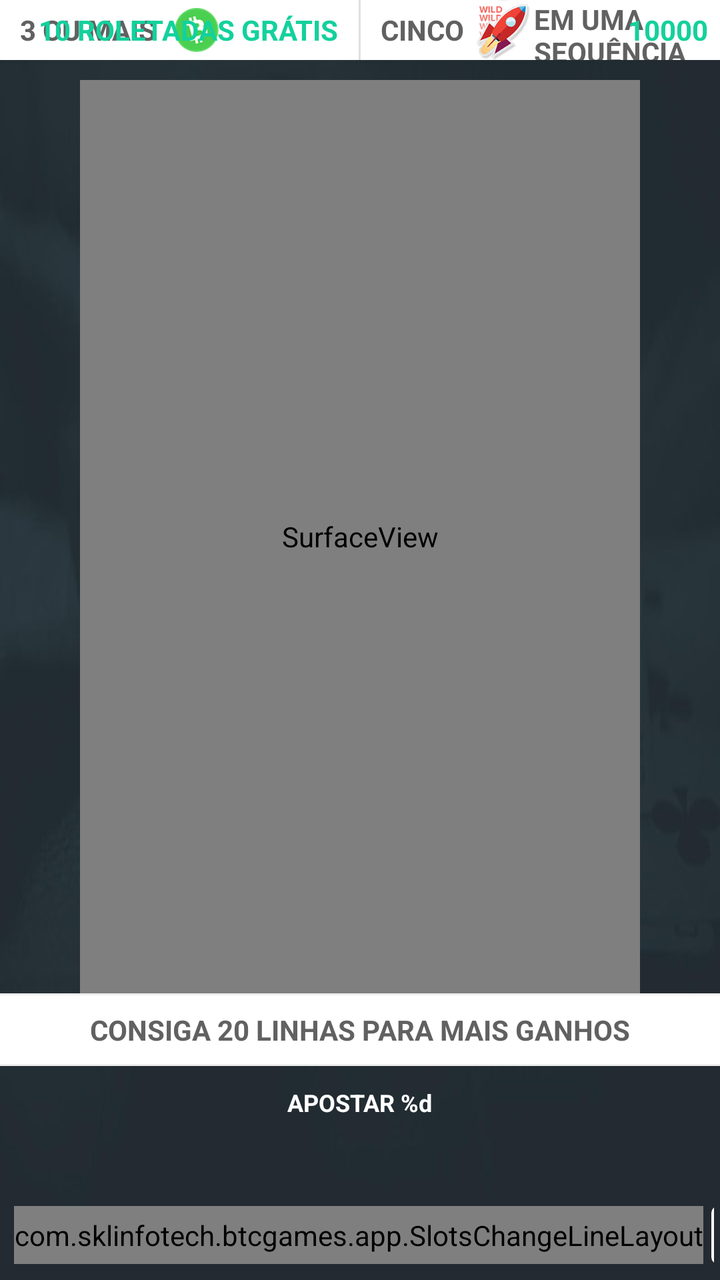
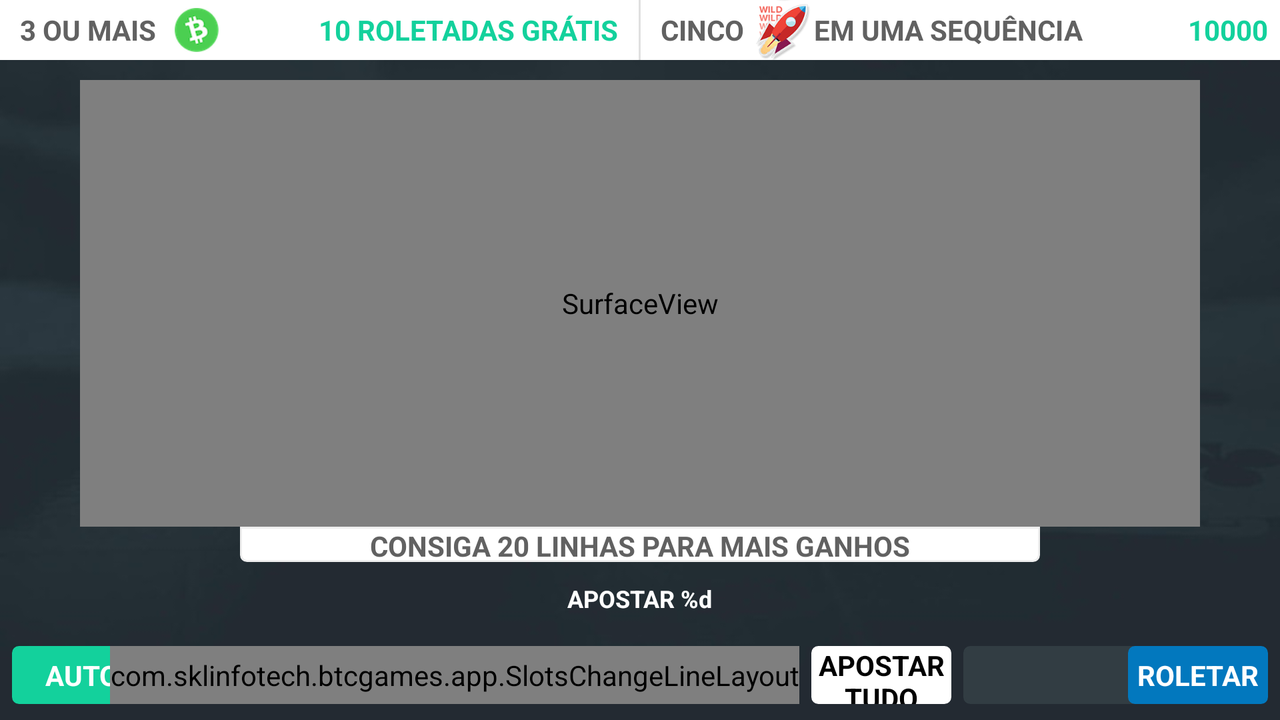

The same Android screen from two of the app's own layout files: first res/layout/ as a phone draws it, then the author's variant for another configuration, drawn on a device whose configuration selects that folder. Both files follow.
<!-- AndroidManifest.xml: activity theme AppTheme -->
<!-- res/layout/activity_slots.xml -->
<LinearLayout xmlns:android="http://schemas.android.com/apk/res/android"
              xmlns:tools="http://schemas.android.com/tools"
              android:id="@+id/container"
              android:layout_width="match_parent"
              android:layout_gravity="center"
              android:layout_height="match_parent"
              android:background="@drawable/bg2"
              tools:context=".app.SlotsActivity"
              android:orientation="vertical">

    <include layout="@layout/slots_header"/>

    <SurfaceView
        android:id="@+id/surface_holder"
        android:layout_marginStart="40dp"
        android:layout_marginEnd="40dp"
        android:layout_gravity="center"
        android:layout_width="match_parent"
        android:layout_weight="500"
        android:layout_height="0dp"
        android:layout_marginTop="10dp"/>

    <FrameLayout
        android:layout_width="400dp"
        android:layout_weight="40"
        android:layout_height="0dp"
        android:layout_marginBottom="5dp"
        android:background="@drawable/round_corner_bottom"
        android:layout_gravity="center"
        android:id="@+id/win_info_box"
        android:orientation="horizontal">

        <TextView
            android:layout_width="fill_parent"
            android:layout_height="fill_parent"
            android:gravity="center|start"
            android:text=""
            android:textColor="@color/vp_payout_text"
            android:layout_marginStart="5dp"
            android:textStyle="bold"
            android:id="@+id/line_win_pays"/>

        <TextView
            android:layout_width="fill_parent"
            android:layout_height="fill_parent"
            android:gravity="center"
            android:textColor="@color/vp_payout_text"
            android:text="@string/slots_info_bar_play_20_lines"
            android:textStyle="bold"
            android:id="@+id/play_twenty_lines"/>

        <TextView
            android:layout_width="fill_parent"
            android:layout_height="fill_parent"
            android:textColor="@color/vp_payout_text"
            android:text=""
            android:id="@+id/win_summary"
            android:layout_marginEnd="5dp"
            android:gravity="center|end"
            android:textStyle="bold"/>

    </FrameLayout>

    <include
        android:id="@+id/win_bet_credits"
        layout="@layout/win_bet_credits"/>

    <LinearLayout style="@style/button_bar">

        <Button
            style="@style/button_small"
            android:id="@+id/auto_button"
            android:onClick="onAuto"
            android:background="@drawable/button_blue_green"
            android:text="@string/auto" />

        <Button
            style="@style/button"
            android:id="@+id/deposit_ingame_button"
            android:background="@drawable/button_red"
            android:text="@string/deposit"
            android:textAllCaps="true"
            android:onClick="onDeposit"
            android:visibility="gone" />

        <Button
            style="@style/button_small"
            android:id="@+id/help_button"
            android:onClick="onHelp"
            android:background="@drawable/button_cyan"
            android:text="@string/help" />

        <LinearLayout
            android:layout_width="wrap_content"
            android:layout_height="match_parent"
            android:layout_gravity="center_horizontal">

            <com.sklinfotech.btcgames.app.SlotsChangeLineLayout
                android:id="@+id/lines_button"
                android:layout_width="wrap_content"
                android:layout_height="fill_parent"
                android:layout_marginEnd="3dp"
                android:orientation="horizontal">

                <TextView
                    style="?android:attr/buttonBarButtonStyle"
                    android:id="@+id/lines_minus"
                    android:layout_height="fill_parent"
                    android:layout_width="20dp"
                    android:layout_gravity="center_horizontal"
                    android:scaleType="fitCenter"
                    android:background="@drawable/s_minus_button"
                    android:textColor="#000000"
                    android:fontFamily="sans-serif"
                    android:textStyle="bold"
                    android:gravity="center|center_horizontal"
                    android:text="-"
                    tools:ignore="HardcodedText"/>

                <TextView
                    style="?android:attr/buttonBarButtonStyle"
                    android:id="@+id/lines_button_text"
                    android:layout_height="fill_parent"
                    android:layout_gravity="center_horizontal"
                    android:layout_width="65dp"
                    android:scaleType="fitCenter"
                    android:background="#FFFFFF"
                    android:textColor="#000000"
                    android:fontFamily="sans-serif"
                    android:gravity="center|center_horizontal"
                    android:textStyle="bold"
                    android:text="@string/slots_number_of_lines"/>

                <TextView
                    style="?android:attr/buttonBarButtonStyle"
                    android:id="@+id/lines_plus"
                    android:layout_gravity="center_horizontal"
                    android:layout_height="fill_parent"
                    android:gravity="center|center_horizontal"
                    android:layout_width="20dp"
                    android:scaleType="fitCenter"
                    android:background="@drawable/s_plus_button"
                    android:textColor="#000000"
                    android:fontFamily="sans-serif"
                    android:textStyle="bold"
                    android:text="+"
                    tools:ignore="HardcodedText"/>

            </com.sklinfotech.btcgames.app.SlotsChangeLineLayout>

            <Button
                style="@style/button_small"
                android:id="@+id/betmax_button"
                android:onClick="onBetMax"
                android:background="@drawable/button_white"
                android:textColor="#000000"
                android:text="@string/bet_max"/>

            <Button
                style="@style/button_small"
                android:id="@+id/satoshi_button"
                android:onClick="onCreditSatoshi"
                android:background="@drawable/button_dark"
                android:textSize="12sp"/>

        </LinearLayout>

        <Button
            style="@style/button_small"
            android:id="@+id/pull_button"
            android:onClick="onPull"
            android:background="@drawable/button_blue"
            android:text="@string/slots_spin"/>

    </LinearLayout>
</LinearLayout>
<!-- res/layout/slots_header.xml (included above) -->
<?xml version="1.0" encoding="utf-8"?>
<RelativeLayout
    xmlns:android="http://schemas.android.com/apk/res/android"
    xmlns:tools="http://schemas.android.com/tools"
    android:id="@+id/contents"
    android:layout_width="match_parent"
    android:layout_height="30dp"
    android:background="#ffffff"
    android:orientation="horizontal"
    tools:showIn="@layout/activity_slots">

    <View
        android:id="@+id/border"
        android:background="@color/vp_payout_border"
        android:layout_width="1dp"
        android:layout_height="match_parent"
        android:layout_centerInParent="true"/>

    <TextView
        android:id="@+id/crap_text"
        android:layout_height="match_parent"
        android:layout_width="wrap_content"
        android:textColor="@color/vp_payout_text"
        android:layout_marginStart="10dp"
        android:layout_marginEnd="5dp"
        android:gravity="center_vertical"
        android:layout_alignParentStart="true"
        android:text="@string/slots_bonus_3_or_more"
        android:textStyle="bold"/>

    <ImageView
        android:padding="4dp"
        android:id="@+id/scatter_img"
        android:layout_height="match_parent"
        android:layout_width="wrap_content"
        android:scaleType="fitStart"
        android:layout_toEndOf="@id/crap_text"
        android:src="@drawable/bch_logo"
        android:adjustViewBounds="true"/>

    <TextView
        android:id="@+id/crap_text2"
        android:layout_width="wrap_content"
        android:layout_height="match_parent"
        android:textColor="@color/blue_green"
        android:text="@string/slots_bonus_free_spins"
        android:layout_marginEnd="10dp"
        android:gravity="center_vertical"
        android:layout_toStartOf="@id/border"
        android:textStyle="bold"/>


    <TextView
        android:id="@+id/crap_text3"
        android:layout_width="wrap_content"
        android:layout_height="match_parent"
        android:textColor="@color/vp_payout_text"
        android:layout_marginStart="10dp"
        android:layout_marginEnd="5dp"
        android:layout_gravity="start"
        android:gravity="center_vertical"
        android:text="@string/slots_bonus_five_in_a_row_1"
        android:textStyle="bold"
        android:layout_toEndOf="@id/border"/>

    <ImageView
        android:id="@+id/wild_img"
        android:layout_height="match_parent"
        android:scaleType="centerInside"
        android:src="@drawable/s_symbols0_1"
        android:layout_toEndOf="@id/crap_text3"
        android:layout_width="wrap_content"
        android:adjustViewBounds="true"/>

    <TextView
        android:layout_width="wrap_content"
        android:layout_height="match_parent"
        android:textColor="@color/vp_payout_text"
        android:text="@string/slots_bonus_five_in_a_row_2"
        android:id="@+id/crap_text4"
        android:gravity="center_vertical"
        android:layout_toEndOf="@id/wild_img"
        android:textStyle="bold"/>

    <TextView
        android:layout_height="match_parent"
        android:layout_width="wrap_content"
        android:textColor="@color/blue_green"
        android:text="10000"
        android:id="@+id/jackpot"
        android:gravity="end|center"
        android:layout_marginEnd="6dp"
        android:textStyle="bold"
        android:layout_alignParentEnd="true"
        tools:ignore="HardcodedText"/>

</RelativeLayout>
<!-- res/layout/win_bet_credits.xml (included above) -->
<FrameLayout
    xmlns:android="http://schemas.android.com/apk/res/android"
    android:layout_width="fill_parent"
    android:layout_weight="60"
    android:layout_height="0dp"
    android:layout_marginTop="5dp"
    android:layout_marginBottom="2dp"
    android:orientation="horizontal">

    <LinearLayout
        android:id="@+id/win_holder"
        android:layout_height="fill_parent"
        android:layout_width="wrap_content"
        android:layout_gravity="start"
        android:layout_marginStart="10dp"
        android:orientation="horizontal"/>

    <TextView
        android:id="@+id/bet_text"
        android:layout_height="fill_parent"
        android:layout_width="wrap_content"
        android:layout_gravity="center"
        android:textColor="#ffffff"
        android:textSize="12sp"
        android:textStyle="bold"
        android:text="@string/bet_amount"/>

    <LinearLayout
        android:id="@+id/credits_holder"
        android:layout_height="fill_parent"
        android:layout_width="wrap_content"
        android:layout_gravity="end"
        android:layout_marginEnd="10dp"
        android:orientation="horizontal"/>
</FrameLayout>
<!-- resources referenced by this layout -->
<resources>
  <color name="blue_green">#13d19c</color>
  <color name="vp_payout_border">#e0e0e0</color>
  <color name="vp_payout_text">#616161</color>
  <!-- drawable button_red (drawable) -->
  <?xml version="1.0" encoding="utf-8"?>
  <selector xmlns:android="http://schemas.android.com/apk/res/android">
      <item>
          <shape android:shape="rectangle">
              <corners android:radius="3dp" />
              <solid android:color="#d32f2f" />
          </shape>
      </item>
  </selector>
  <!-- drawable round_corner_bottom (drawable) -->
  <?xml version="1.0" encoding="utf-8"?>
  <shape xmlns:android="http://schemas.android.com/apk/res/android">
  
      <solid android:color="#ffffffff" />
  
      <stroke
          android:width="1dp"
          android:color="#eeeeee" />
  
      <corners
          android:bottomRightRadius="3dp"
          android:bottomLeftRadius="3dp" />
  </shape>
  <!-- drawable s_minus_button (drawable) -->
  <?xml version="1.0" encoding="utf-8"?>
  <layer-list xmlns:android="http://schemas.android.com/apk/res/android">
      <item
          android:bottom="-1dp"
          android:top="-1dp"
          android:left="-1dp">
  
          <shape android:shape="rectangle">
              <corners
                  android:bottomLeftRadius="3dp"
                  android:topLeftRadius="3dp" />
              <stroke
                  android:width="1dp"
                  android:color="#000000" />
              <solid android:color="#ffffff" />
          </shape>
      </item>
  </layer-list>
  <!-- drawable s_plus_button (drawable) -->
  <?xml version="1.0" encoding="utf-8"?>
  <layer-list xmlns:android="http://schemas.android.com/apk/res/android">
      <item
          android:bottom="-1dp"
          android:top="-1dp"
          android:right="-1dp">
  
          <shape android:shape="rectangle">
              <corners
                  android:bottomRightRadius="3dp"
                  android:topRightRadius="3dp" />
              <stroke
                  android:width="1dp"
                  android:color="#000000" />
              <solid android:color="#ffffff" />
          </shape>
      </item>
  </layer-list>
  <string name="auto">AUTO</string>
  <string name="bet_amount">APOSTAR %d</string>
  <string name="bet_max">APOSTAR TUDO</string>
  <string name="deposit">Depositar</string>
  <string name="help">AJUDA</string>
  <string name="slots_bonus_3_or_more">3 OU MAIS</string>
  <string name="slots_bonus_five_in_a_row_1">CINCO</string>
  <string name="slots_bonus_five_in_a_row_2">EM UMA SEQUÊNCIA</string>
  <string name="slots_bonus_free_spins">10 ROLETADAS GRÁTIS</string>
  <string name="slots_info_bar_play_20_lines">CONSIGA 20 LINHAS PARA MAIS GANHOS</string>
  <string name="slots_number_of_lines">LINHAS %d</string>
  <string name="slots_spin">ROLETAR</string>
  <style name="button">
          <item name="android:layout_height">match_parent</item>
          <item name="android:layout_width">70dp</item>
          <item name="android:layout_marginStart">3dp</item>
          <item name="android:layout_marginEnd">3dp</item>
          <item name="android:textColor">@color/button_text_color_active</item>
          <item name="android:fontFamily">sans-serif</item>
          <item name="android:textStyle">bold</item>
      </style>
  <style name="button_bar">
          <item name="android:layout_width">match_parent</item>
          <item name="android:layout_height">35dp</item>
          <item name="android:layout_marginBottom">5dp</item>
          <item name="android:splitMotionEvents">false</item>
          <item name="android:padding">3dp</item>
          <item name="android:baselineAligned">false</item>
      </style>
  <style name="button_small" parent="button">
          <item name="android:layout_marginStart">1dp</item>
          <item name="android:layout_marginEnd">1dp</item>
          <item name="android:layout_width">wrap_content</item>
          <item name="android:layout_weight">1</item>
      </style>
  <style name="AppTheme" parent="android:Theme.NoTitleBar" />
  <color name="button_text_color_active">#ffffff</color>
</resources>
<!-- res/layout-w600dp/activity_slots.xml (the author's variant of the layout above) -->
<!-- drawn on the phone turned sideways -->
<LinearLayout xmlns:android="http://schemas.android.com/apk/res/android"
    xmlns:tools="http://schemas.android.com/tools"
    android:id="@+id/container"
    android:layout_width="match_parent"
    android:layout_gravity="center"
    android:layout_height="match_parent"
    android:background="@drawable/bg2"
    tools:context=".app.SlotsActivity"
    android:orientation="vertical">

    <include layout="@layout/slots_header"/>

    <SurfaceView
        android:id="@+id/surface_holder"
        android:layout_marginStart="40dp"
        android:layout_marginEnd="40dp"
        android:layout_gravity="center"
        android:layout_width="match_parent"
        android:layout_weight="500"
        android:layout_height="0dp"
        android:layout_marginTop="10dp" />

    <FrameLayout
        android:layout_width="400dp"
        android:layout_weight="40"
        android:layout_height="0dp"
        android:layout_marginBottom="5dp"
        android:background="@drawable/round_corner_bottom"
        android:layout_gravity="center"
        android:id="@+id/win_info_box"
        android:orientation="horizontal">

        <TextView
            android:layout_width="fill_parent"
            android:layout_height="fill_parent"
            android:gravity="center|start"
            android:text=""
            android:textColor="@color/vp_payout_text"
            android:layout_marginStart="5dp"
            android:textStyle="bold"
            android:id="@+id/line_win_pays" />

        <TextView
            android:layout_width="fill_parent"
            android:layout_height="fill_parent"
            android:gravity="center"
            android:textColor="@color/vp_payout_text"
            android:text="@string/slots_info_bar_play_20_lines"
            android:textStyle="bold"
            android:id="@+id/play_twenty_lines" />

        <TextView
            android:layout_width="fill_parent"
            android:layout_height="fill_parent"
            android:textColor="@color/vp_payout_text"
            android:text=""
            android:id="@+id/win_summary"
            android:layout_marginEnd="5dp"
            android:gravity="center|end"
            android:textStyle="bold" />

    </FrameLayout>

    <include
        android:id="@+id/win_bet_credits"
        layout="@layout/win_bet_credits" />

    <RelativeLayout style="@style/button_bar">
        <Button
            style="@style/button"
            android:id="@+id/auto_button"
            android:onClick="onAuto"
            android:background="@drawable/button_blue_green"
            android:text="@string/auto"
            android:layout_alignParentStart="true" />

        <Button
            style="@style/button"
            android:id="@+id/help_button"
            android:layout_width="60dp"
            android:onClick="onHelp"
            android:background="@drawable/button_cyan"
            android:text="@string/help"
            android:layout_toEndOf="@id/auto_button" />

        <Button
            style="@style/button"
            android:id="@+id/deposit_ingame_button"
            android:layout_toEndOf="@id/help_button"
            android:background="@drawable/button_red"
            android:text="@string/deposit"
            android:textAllCaps="true"
            android:onClick="onDeposit"
            />

        <LinearLayout
            android:layout_width="wrap_content"
            android:layout_centerInParent="true"
            android:layout_height="match_parent"
            android:layout_gravity="center_horizontal">

            <com.sklinfotech.btcgames.app.SlotsChangeLineLayout
                android:id="@+id/lines_button"
                android:layout_width="wrap_content"
                android:layout_height="fill_parent"
                android:layout_marginEnd="3dp"
                android:orientation="horizontal">

                <TextView
                    style="?android:attr/buttonBarButtonStyle"
                    android:id="@+id/lines_minus"
                    android:layout_height="fill_parent"
                    android:layout_width="20dp"
                    android:layout_gravity="center_horizontal"
                    android:scaleType="fitCenter"
                    android:background="@drawable/s_minus_button"
                    android:textColor="#000000"
                    android:fontFamily="sans-serif"
                    android:textStyle="bold"
                    android:gravity="center|center_horizontal"
                    android:text="-"
                    tools:ignore="HardcodedText" />

                <TextView
                    style="?android:attr/buttonBarButtonStyle"
                    android:id="@+id/lines_button_text"
                    android:layout_height="fill_parent"
                    android:layout_gravity="center_horizontal"
                    android:layout_width="65dp"
                    android:scaleType="fitCenter"
                    android:background="#FFFFFF"
                    android:textColor="#000000"
                    android:fontFamily="sans-serif"
                    android:gravity="center|center_horizontal"
                    android:textStyle="bold"
                    android:text="@string/slots_number_of_lines" />

                <TextView
                    style="?android:attr/buttonBarButtonStyle"
                    android:id="@+id/lines_plus"
                    android:layout_gravity="center_horizontal"
                    android:layout_height="fill_parent"
                    android:gravity="center|center_horizontal"
                    android:layout_width="20dp"
                    android:scaleType="fitCenter"
                    android:background="@drawable/s_plus_button"
                    android:textColor="#000000"
                    android:fontFamily="sans-serif"
                    android:textStyle="bold"
                    android:text="+"
                    tools:ignore="HardcodedText" />

            </com.sklinfotech.btcgames.app.SlotsChangeLineLayout>

            <Button
                style="@style/button"
                android:id="@+id/betmax_button"
                android:onClick="onBetMax"
                android:background="@drawable/button_white"
                android:textColor="#000000"
                android:text="@string/bet_max" />

            <Button
                style="@style/button"
                android:id="@+id/satoshi_button"
                android:layout_width="100dp"
                android:onClick="onCreditSatoshi"
                android:background="@drawable/button_dark"
                android:textSize="12sp" />

        </LinearLayout>

        <Button
            style="@style/button"
            android:id="@+id/pull_button"
            android:onClick="onPull"
            android:background="@drawable/button_blue"
            android:layout_alignParentEnd="true"
            android:text="@string/slots_spin" />

    </RelativeLayout>
</LinearLayout>
<!-- res/layout/activity_slots.xml (included above) -->
<LinearLayout xmlns:android="http://schemas.android.com/apk/res/android"
              xmlns:tools="http://schemas.android.com/tools"
              android:id="@+id/container"
              android:layout_width="match_parent"
              android:layout_gravity="center"
              android:layout_height="match_parent"
              android:background="@drawable/bg2"
              tools:context=".app.SlotsActivity"
              android:orientation="vertical">

    <include layout="@layout/slots_header"/>

    <SurfaceView
        android:id="@+id/surface_holder"
        android:layout_marginStart="40dp"
        android:layout_marginEnd="40dp"
        android:layout_gravity="center"
        android:layout_width="match_parent"
        android:layout_weight="500"
        android:layout_height="0dp"
        android:layout_marginTop="10dp"/>

    <FrameLayout
        android:layout_width="400dp"
        android:layout_weight="40"
        android:layout_height="0dp"
        android:layout_marginBottom="5dp"
        android:background="@drawable/round_corner_bottom"
        android:layout_gravity="center"
        android:id="@+id/win_info_box"
        android:orientation="horizontal">

        <TextView
            android:layout_width="fill_parent"
            android:layout_height="fill_parent"
            android:gravity="center|start"
            android:text=""
            android:textColor="@color/vp_payout_text"
            android:layout_marginStart="5dp"
            android:textStyle="bold"
            android:id="@+id/line_win_pays"/>

        <TextView
            android:layout_width="fill_parent"
            android:layout_height="fill_parent"
            android:gravity="center"
            android:textColor="@color/vp_payout_text"
            android:text="@string/slots_info_bar_play_20_lines"
            android:textStyle="bold"
            android:id="@+id/play_twenty_lines"/>

        <TextView
            android:layout_width="fill_parent"
            android:layout_height="fill_parent"
            android:textColor="@color/vp_payout_text"
            android:text=""
            android:id="@+id/win_summary"
            android:layout_marginEnd="5dp"
            android:gravity="center|end"
            android:textStyle="bold"/>

    </FrameLayout>

    <include
        android:id="@+id/win_bet_credits"
        layout="@layout/win_bet_credits"/>

    <LinearLayout style="@style/button_bar">

        <Button
            style="@style/button_small"
            android:id="@+id/auto_button"
            android:onClick="onAuto"
            android:background="@drawable/button_blue_green"
            android:text="@string/auto" />

        <Button
            style="@style/button"
            android:id="@+id/deposit_ingame_button"
            android:background="@drawable/button_red"
            android:text="@string/deposit"
            android:textAllCaps="true"
            android:onClick="onDeposit"
            android:visibility="gone" />

        <Button
            style="@style/button_small"
            android:id="@+id/help_button"
            android:onClick="onHelp"
            android:background="@drawable/button_cyan"
            android:text="@string/help" />

        <LinearLayout
            android:layout_width="wrap_content"
            android:layout_height="match_parent"
            android:layout_gravity="center_horizontal">

            <com.sklinfotech.btcgames.app.SlotsChangeLineLayout
                android:id="@+id/lines_button"
                android:layout_width="wrap_content"
                android:layout_height="fill_parent"
                android:layout_marginEnd="3dp"
                android:orientation="horizontal">

                <TextView
                    style="?android:attr/buttonBarButtonStyle"
                    android:id="@+id/lines_minus"
                    android:layout_height="fill_parent"
                    android:layout_width="20dp"
                    android:layout_gravity="center_horizontal"
                    android:scaleType="fitCenter"
                    android:background="@drawable/s_minus_button"
                    android:textColor="#000000"
                    android:fontFamily="sans-serif"
                    android:textStyle="bold"
                    android:gravity="center|center_horizontal"
                    android:text="-"
                    tools:ignore="HardcodedText"/>

                <TextView
                    style="?android:attr/buttonBarButtonStyle"
                    android:id="@+id/lines_button_text"
                    android:layout_height="fill_parent"
                    android:layout_gravity="center_horizontal"
                    android:layout_width="65dp"
                    android:scaleType="fitCenter"
                    android:background="#FFFFFF"
                    android:textColor="#000000"
                    android:fontFamily="sans-serif"
                    android:gravity="center|center_horizontal"
                    android:textStyle="bold"
                    android:text="@string/slots_number_of_lines"/>

                <TextView
                    style="?android:attr/buttonBarButtonStyle"
                    android:id="@+id/lines_plus"
                    android:layout_gravity="center_horizontal"
                    android:layout_height="fill_parent"
                    android:gravity="center|center_horizontal"
                    android:layout_width="20dp"
                    android:scaleType="fitCenter"
                    android:background="@drawable/s_plus_button"
                    android:textColor="#000000"
                    android:fontFamily="sans-serif"
                    android:textStyle="bold"
                    android:text="+"
                    tools:ignore="HardcodedText"/>

            </com.sklinfotech.btcgames.app.SlotsChangeLineLayout>

            <Button
                style="@style/button_small"
                android:id="@+id/betmax_button"
                android:onClick="onBetMax"
                android:background="@drawable/button_white"
                android:textColor="#000000"
                android:text="@string/bet_max"/>

            <Button
                style="@style/button_small"
                android:id="@+id/satoshi_button"
                android:onClick="onCreditSatoshi"
                android:background="@drawable/button_dark"
                android:textSize="12sp"/>

        </LinearLayout>

        <Button
            style="@style/button_small"
            android:id="@+id/pull_button"
            android:onClick="onPull"
            android:background="@drawable/button_blue"
            android:text="@string/slots_spin"/>

    </LinearLayout>
</LinearLayout>
